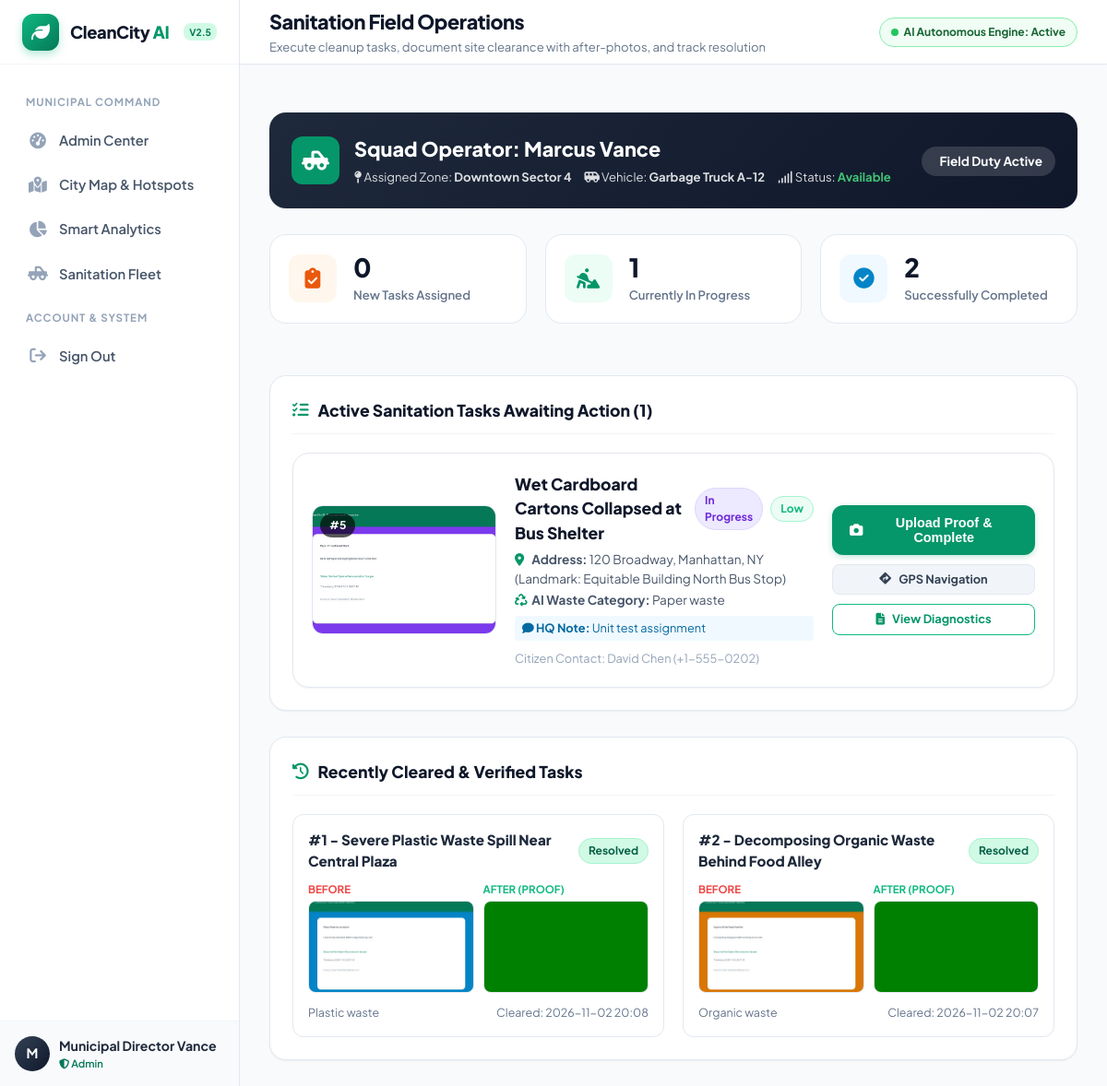
Page /worker/dashboard (signed in) on the committed database.
### tables this page shows
CREATE TABLE workers (
    id INTEGER PRIMARY KEY AUTOINCREMENT,
    user_id INTEGER UNIQUE NOT NULL REFERENCES users(id) ON DELETE CASCADE,
    full_name TEXT NOT NULL,
    phone TEXT,
    zone TEXT NOT NULL,
    status TEXT DEFAULT 'Available' CHECK(status IN ('Available', 'Busy', 'Off-Duty')),
    vehicle_type TEXT DEFAULT 'Garbage Truck',
    created_at TIMESTAMP DEFAULT CURRENT_TIMESTAMP
);

CREATE TABLE assignments (
    id INTEGER PRIMARY KEY AUTOINCREMENT,
    complaint_id INTEGER NOT NULL REFERENCES complaints(id) ON DELETE CASCADE,
    worker_id INTEGER NOT NULL REFERENCES workers(id) ON DELETE CASCADE,
    assigned_by INTEGER REFERENCES users(id),
    assigned_at TIMESTAMP DEFAULT CURRENT_TIMESTAMP,
    status TEXT DEFAULT 'Assigned' CHECK(status IN ('Assigned', 'In Progress', 'Completed', 'Cancelled')),
    notes TEXT,
    completed_at TIMESTAMP
);

CREATE TABLE complaints (
    id INTEGER PRIMARY KEY AUTOINCREMENT,
    user_id INTEGER NOT NULL REFERENCES users(id) ON DELETE CASCADE,
    title TEXT NOT NULL,
    description TEXT NOT NULL,
    waste_type TEXT DEFAULT 'Mixed waste',
    severity TEXT DEFAULT 'Medium' CHECK(severity IN ('Low', 'Medium', 'High', 'Critical')),
    status TEXT DEFAULT 'Pending' CHECK(status IN ('Pending', 'Assigned', 'In Progress', 'Resolved', 'Rejected')),
    address TEXT,
    landmark TEXT,
    latitude REAL,
    longitude REAL,
    ai_waste_type TEXT,
    ai_severity TEXT,
    ai_confidence REAL DEFAULT 0.0,
    ai_explanation TEXT,
    ai_recommendation TEXT,
    ai_detected_items TEXT,
    created_at TIMESTAMP DEFAULT CURRENT_TIMESTAMP,
    updated_at TIMESTAMP DEFAULT CURRENT_TIMESTAMP
);

CREATE TABLE users (
    id INTEGER PRIMARY KEY AUTOINCREMENT,
    name TEXT NOT NULL,
    email TEXT UNIQUE NOT NULL,
    password_hash TEXT NOT NULL,
    role TEXT NOT NULL CHECK(role IN ('citizen', 'admin', 'worker')),
    phone TEXT,
    address TEXT,
    created_at TIMESTAMP DEFAULT CURRENT_TIMESTAMP
);

### routes/worker.py (the view)
@worker_bp.route("/")
@worker_bp.route("/dashboard")
@login_required
@role_required(["worker", "admin"])
def dashboard():
    user_id = session["user_id"]
    worker = query_db("SELECT * FROM workers WHERE user_id = ?", [user_id], one=True)
    if not worker and session.get("user_role") == "admin":
        worker = query_db("SELECT * FROM workers LIMIT 1", one=True)
    if not worker:
        flash("Worker profile not found.", "warning")
        return redirect(url_for("auth.login"))
    worker_id = worker["id"]
    assigned_count = query_db("""
        SELECT COUNT(*) as cnt FROM assignments a
        JOIN complaints c ON a.complaint_id = c.id
        WHERE a.worker_id = ? AND a.status = 'Assigned' AND c.status = 'Assigned'
    """, [worker_id], one=True)["cnt"]
    in_progress_count = query_db("""
        SELECT COUNT(*) as cnt FROM assignments a
        JOIN complaints c ON a.complaint_id = c.id
        WHERE a.worker_id = ? AND c.status = 'In Progress'
    """, [worker_id], one=True)["cnt"]
    completed_count = query_db("""
        SELECT COUNT(*) as cnt FROM assignments
        WHERE worker_id = ? AND status = 'Completed'
    """, [worker_id], one=True)["cnt"]
    tasks_query = query_db("""
        SELECT c.*, a.id as assignment_id, a.assigned_at, a.notes as assignment_notes,
               (SELECT file_path FROM complaint_images WHERE complaint_id = c.id AND image_type = 'before' LIMIT 1) as before_image,
               u.name as citizen_name, u.phone as citizen_phone
        FROM assignments a
        JOIN complaints c ON a.complaint_id = c.id
        JOIN users u ON c.user_id = u.id
        WHERE a.worker_id = ? AND c.status IN ('Assigned', 'In Progress')
        ORDER BY
            CASE c.severity
                WHEN 'Critical' THEN 1
                WHEN 'High' THEN 2
                WHEN 'Medium' THEN 3
                ELSE 4
            END ASC,
            c.created_at ASC
    """, [worker_id])
    active_tasks = []
    for t in tasks_query:
        t_dict = dict(t)
        try:
            t_dict["detected_items_list"] = json.loads(t_dict["ai_detected_items"] or "[]")
        except Exception:
            t_dict["detected_items_list"] = []
        active_tasks.append(t_dict)
    completed_history = query_db("""
        SELECT c.*, a.completed_at,
               (SELECT file_path FROM complaint_images WHERE complaint_id = c.id AND image_type = 'before' LIMIT 1) as before_image,
               (SELECT file_path FROM complaint_images WHERE complaint_id = c.id AND image_type = 'after' LIMIT 1) as after_image
        FROM assignments a
        JOIN complaints c ON a.complaint_id = c.id
        WHERE a.worker_id = ? AND c.status = 'Resolved'
        ORDER BY a.completed_at DESC
        LIMIT 5
    """, [worker_id])
    return render_template(
        "worker_dashboard.html",
        worker=worker,
        stats={
            "assigned": assigned_count,
            "in_progress": in_progress_count,
            "completed": completed_count
        },
        active_tasks=active_tasks,
        completed_history=completed_history
    )

### templates/worker_dashboard.html (shortened to what this page needs)
{% extends "base.html" %}
{% block page_title %}Sanitation Field Operations{% endblock %}
{% block page_subtitle %}Execute cleanup tasks, document site clearance with after-photos, and track resolution{% endblock %}
{% block content %}
<div style="display: flex; flex-direction: column; gap: 28px;">
  <div class="card" style="
    background: linear-gradient(135deg, #1e293b 0%, #0f172a 100%);
    color: #ffffff;
    border: none;
    padding: 24px;
    display: flex;
    flex-wrap: wrap;
    align-items: center;
    justify-content: space-between;
    gap: 16px;
  ">
    <div style="display: flex; align-items: center; gap: 16px;">
      <div style="
        width: 52px; height: 52px;
        background: var(--primary-600);
        color: #ffffff;
        border-radius: var(--radius-md);
        display: flex;
        align-items: center;
        justify-content: center;
        font-size: 1.5rem;
      ">
        <i class="fa-solid fa-truck-pickup"></i>
      </div>
      <div>
        <h2 style="font-size: 1.35rem; font-weight: 800; margin-bottom: 4px;">
          Squad Operator: {{ worker.full_name }}
        </h2>
        <div style="font-size: 0.82rem; opacity: 0.85; display: flex; gap: 14px;">
          <span><i class="fa-solid fa-map-pin"></i> Assigned Zone: <b>{{ worker.zone }}</b></span>
          <span><i class="fa-solid fa-van-shuttle"></i> Vehicle: <b>{{ worker.vehicle_type }}</b></span>
          <span><i class="fa-solid fa-signal"></i> Status: <b style="color: #4ade80;">{{ worker.status }}</b></span>
        </div>
      </div>
    </div>
    <div>
      <span class="badge" style="background: rgba(255,255,255,0.15); color: #ffffff; font-size: 0.85rem; padding: 6px 14px;">
         Field Duty Active
      </span>
    </div>
  </div>
  <div class="metrics-grid">
    <div class="metric-card">
      <div class="metric-icon-box metric-icon-warning">
        <i class="fa-solid fa-clipboard-check"></i>
      </div>
      <div>
        <div class="metric-value">{{ stats.assigned }}</div>
        <div class="metric-label">New Tasks Assigned</div>
      </div>
    </div>
    <div class="metric-card">
      <div class="metric-icon-box metric-icon-primary">
        <i class="fa-solid fa-person-digging"></i>
      </div>
      <div>
        <div class="metric-value">{{ stats.in_progress }}</div>
        <div class="metric-label">Currently In Progress</div>
      </div>
    </div>
    <div class="metric-card">
      <div class="metric-icon-box metric-icon-info">
        <i class="fa-solid fa-circle-check"></i>
      </div>
      <div>
        <div class="metric-value">{{ stats.completed }}</div>
        <div class="metric-label">Successfully Completed</div>
      </div>
    </div>
  </div>
  <div class="card">
    <div class="card-header">
      <div class="card-title">
        <i class="fa-solid fa-list-check"></i>
        Active Sanitation Tasks Awaiting Action ({{ active_tasks|length }})
      </div>
    </div>
    {% if active_tasks %}
      <div style="display: flex; flex-direction: column; gap: 20px;">
        {% for task in active_tasks %}
          <div style="
            border: 1px solid var(--slate-200);
            border-radius: var(--radius-lg);
            padding: 20px;
            background: #ffffff;
            display: grid;
            grid-template-columns: 200px 1fr 220px;
            gap: 20px;
            align-items: center;
            box-shadow: var(--shadow-sm);
          ">
            <div style="height: 140px; border-radius: var(--radius-md); overflow: hidden; position: relative; background: var(--slate-100); border: 1px solid var(--slate-200);">
              {% if task.before_image %}
                <img src="{{ url_for('static', filename='uploads/' + task.before_image) }}" alt="Task Visual" style="width: 100%; height: 100%; object-fit: cover;">
              {% else %}
                <div style="width: 100%; height: 100%; display: flex; align-items: center; justify-content: center; color: var(--slate-400);">
                  <i class="fa-solid fa-image fa-2x"></i>
                </div>
              {% endif %}
              <span class="badge" style="position: absolute; top: 8px; left: 8px; background: rgba(0,0,0,0.65); color: #ffffff;">
                #{{ task.id }}
              </span>
            </div>
            <div>
              <div style="display: flex; align-items: center; gap: 8px; margin-bottom: 6px;">
                <h3 style="font-size: 1.1rem; font-weight: 800; color: var(--slate-900);">
                  {{ task.title }}
                </h3>
                <span class="badge badge-status-{{ task.status | lower | replace(' ', '') }}">
                  {{ task.status }}
                </span>
                <span class="badge badge-sev-{{ task.severity | lower }}">
                  {{ task.severity }}
                </span>
              </div>
              <div style="font-size: 0.85rem; color: var(--slate-600); margin-bottom: 10px; display: flex; flex-direction: column; gap: 3px;">
                <div>
                  <i class="fa-solid fa-location-dot" style="color: var(--primary-600); width: 16px;"></i>
                  <b>Address:</b> {{ task.address or "Coordinates recorded" }}
                  {% if task.landmark %}(Landmark: {{ task.landmark }}){% endif %}
                </div>
                <div>
                  <i class="fa-solid fa-recycle" style="color: var(--primary-600); width: 16px;"></i>
                  <b>AI Waste Category:</b> {{ task.waste_type }}
                </div>
                {% if task.assignment_notes %}
                  <div style="color: #0369a1; background: #f0f9ff; padding: 4px 8px; border-radius: 4px; font-size: 0.8rem; margin-top: 4px;">
                    <i class="fa-solid fa-comment"></i> <b>HQ Note:</b> {{ task.assignment_notes }}
                  </div>
                {% endif %}
              </div>
              <div style="font-size: 0.8rem; color: var(--slate-400);">
                Citizen Contact: {{ task.citizen_name }} ({{ task.citizen_phone or "No phone" }})
              </div>
            </div>
            <div style="display: flex; flex-direction: column; gap: 10px;">
              {% if task.status == 'Assigned' %}
                <form method="POST" action="{{ url_for('worker.start_task', complaint_id=task.id) }}">
                  <button type="submit" class="btn btn-primary" style="width: 100%;">
                    <i class="fa-solid fa-play"></i> Start Cleaning
                  </button>
                </form>
              {% elif task.status == 'In Progress' %}
                <button type="button" class="btn btn-primary" style="background: #059669; width: 100%;" onclick="openCompleteModal({{ task.id }}, '{{ task.title | escape }}')">
                  <i class="fa-solid fa-camera"></i> Upload Proof & Complete
                </button>
              {% endif %}
              {% if task.latitude and task.longitude %}
                <a
                  href="https://www.google.com/maps/dir/?api=1&destination={{ task.latitude }},{{ task.longitude }}"
                  target="_blank"
                  class="btn btn-secondary btn-sm"
                  style="width: 100%;"
                >
                  <i class="fa-solid fa-diamond-turn-right"></i> GPS Navigation
                </a>
              {% endif %}
              <a href="{{ url_for('citizen.complaint_detail', complaint_id=task.id) }}" class="btn btn-outline-primary btn-sm" style="width: 100%;">
                <i class="fa-solid fa-file-lines"></i> View Diagnostics
              </a>
            </div>
          </div>
        {% endfor %}
      </div>
    {% endif %}
  </div>
  <div class="card">
    <div class="card-header">
      <div class="card-title">
        <i class="fa-solid fa-clock-rotate-left"></i>
        Recently Cleared & Verified Tasks
      </div>
    </div>
    {% if completed_history %}
      <div style="display: grid; grid-template-columns: repeat(auto-fill, minmax(320px, 1fr)); gap: 20px;">
        {% for c in completed_history %}
          <div style="border: 1px solid var(--slate-200); border-radius: var(--radius-md); padding: 16px; background: #ffffff;">
            <div style="display: flex; justify-content: space-between; align-items: center; margin-bottom: 10px;">
              <span style="font-weight: 800; color: var(--slate-800); font-size: 0.95rem;">#{{ c.id }} - {{ c.title }}</span>
              <span class="badge badge-status-resolved">Resolved</span>
            </div>
            <div style="display: grid; grid-template-columns: 1fr 1fr; gap: 10px; margin-bottom: 12px;">
              <div>
                <div style="font-size: 0.72rem; font-weight: 700; color: #ef4444; margin-bottom: 4px;">BEFORE</div>
                <div style="height: 100px; border-radius: var(--radius-sm); overflow: hidden; background: var(--slate-100); border: 1px solid var(--slate-200);">
                  {% if c.before_image %}
                    <img src="{{ url_for('static', filename='uploads/' + c.before_image) }}" alt="Before" style="width: 100%; height: 100%; object-fit: cover;">
                  {% endif %}
                </div>
              </div>
              <div>
                <div style="font-size: 0.72rem; font-weight: 700; color: #10b981; margin-bottom: 4px;">AFTER (PROOF)</div>
                <div style="height: 100px; border-radius: var(--radius-sm); overflow: hidden; background: var(--slate-100); border: 1px solid var(--slate-200);">
                  {% if c.after_image %}
                    <img src="{{ url_for('static', filename='uploads/' + c.after_image) }}" alt="After" style="width: 100%; height: 100%; object-fit: cover;">
                  {% else %}
                    <div style="width: 100%; height: 100%; display: flex; align-items: center; justify-content: center; font-size: 0.75rem; color: var(--slate-400);">No photo</div>
                  {% endif %}
                </div>
              </div>
            </div>
            <div style="font-size: 0.78rem; color: var(--slate-500); display: flex; justify-content: space-between;">
              <span>{{ c.waste_type }}</span>
              <span>Cleared: {{ c.completed_at | dt_format if c.completed_at else 'Recent' }}</span>
            </div>
          </div>
        {% endfor %}
      </div>
    {% else %}
      <p style="font-size: 0.88rem; color: var(--slate-500); text-align: center; padding: 20px;">No completed tasks in history yet.</p>
    {% endif %}
  </div>
</div>
{% endblock %}

### rows in the picture
workers: full_name "Marcus Vance", zone "Downtown Sector 4", vehicle_type "Garbage Truck A-12", status "Available"
assignments: id "5", title "Wet Cardboard Cartons Collapsed at Bus Shelter", status "In Progress", severity "Low", address "120 Broadway, Manhattan, NY", landmark "Equitable Building North Bus Stop", waste_type "Paper waste", assignment_notes "Unit test assignment", citizen_name "David Chen", phone "+1-555-0202"
assignments: id "1", title "Severe Plastic Waste Spill Near Central Plaza", shows a picture, waste_type "Plastic waste", completed_at|dt_format "2026-11-02 20:08"
assignments: id "2", title "Decomposing Organic Waste Behind Food Alley", shows a picture, waste_type "Organic waste", completed_at|dt_format "2026-11-02 20:07"

### other values in the picture
{{ current_user.name[0] | upper }} "M"
{{ current_user.name }} "Municipal Director Vance"
{{ current_user.role }} "Admin"
{{ stats.assigned }} "0"
{{ stats.in_progress }} "1"
{{ stats.completed }} "2"
{{ active_tasks|length }} "1"
